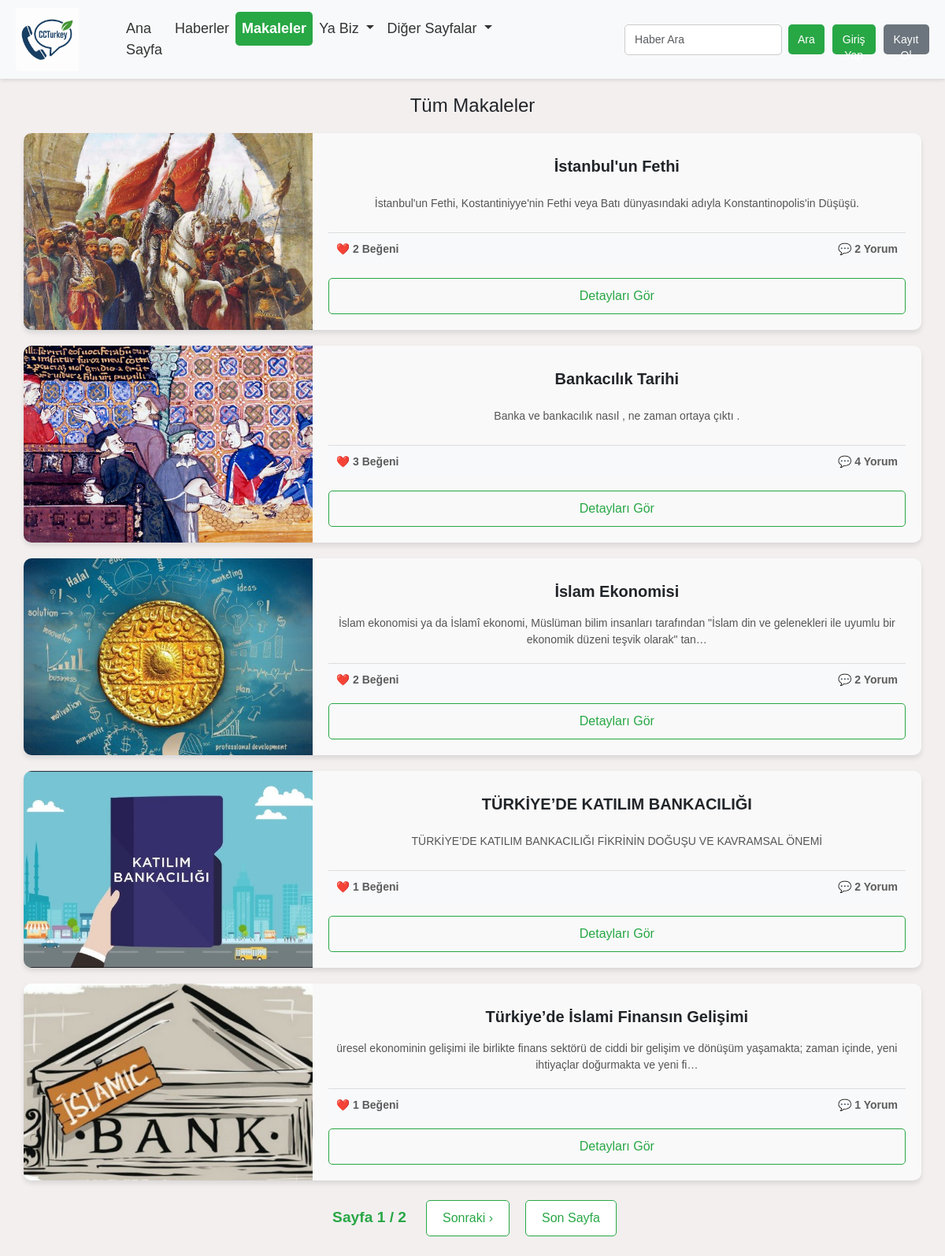
The page /news/articles/ on the database its author committed.
### news/models.py (models this page shows, shortened)
class Article(models.Model):
    title = models.CharField(max_length=200)  # Makale başlığı
    summary = models.TextField()  # Makale özeti
    content = models.TextField()  # Makale içeriği
    image = models.ImageField(upload_to='articles/', null=True, blank=True)  # Makale görseli
    category = models.CharField(max_length=100, null=True, blank=True)  # Makale kategorisi
    created_at = models.DateTimeField(auto_now_add=True)  # Yorumun oluşturulma tarihi
    published_at = models.DateTimeField(null=True, blank=True)  # Yayınlanma tarihi
    likes = models.ManyToManyField(User, related_name='liked_articles', blank=True)  # Beğeniler
    def total_likes(self):
        return self.likes.count()
    def total_comments(self):
        return self.comments.count()

### news/views.py (the view)
# urls.py: path('articles/', views.article_list, name='articles_list'),  # Tüm makalelerin listelendiği ana sayfa
def article_list(request):
    articles = Article.objects.all().order_by('-created_at')  # Tüm haberler
    paginator = Paginator(articles, 5)  # Her sayfada 5 makale
    page_number = request.GET.get('page')
    page_obj = paginator.get_page(page_number)
    return render(request, 'news/article_list.html', {'articles': page_obj})

### news/templates/news/article_list.html (shortened to what this page needs)
{% extends "base.html" %}
{% block content %}
<div class="article-list-page">
    <h2 class="section-title">Tüm Makaleler</h2>
    <div class="article-list-container">
        {% for article in articles %}
        <div class="article-item">
            <div class="article-image-container">
                <img src="{{ article.image.url }}" alt="{{ article.title }}" class="article-image">
            </div>
            <div class="article-content">
                <h3 class="article-title">{{ article.title }}</h3>
                <p class="article-summary">{{ article.summary|truncatechars:150 }}</p>
                <div class="article-meta">
                    <span class="likes">❤️ {{ article.total_likes }} Beğeni</span>
                    <span class="comments">💬 {{ article.total_comments }} Yorum</span>
                </div>
                <a href="{% url 'article_detail' article.id %}" class="read-more-btn">Detayları Gör</a>
            </div>
        </div>
        {% endfor %}
    </div>
    <div class="pagination">
        <span class="current-page">Sayfa {{ articles.number }} / {{ articles.paginator.num_pages }}</span>
        {% if articles.has_next %}
            <a href="?page={{ articles.next_page_number }}" class="pagination-link">Sonraki ›</a>
            <a href="?page={{ articles.paginator.num_pages }}" class="pagination-link">Son Sayfa</a>
        {% endif %}
    </div>
</div>
{% endblock %}

### static/css/makale.home.css (style rules this page uses)
.section-title { text-align: center; font-size: 24px; margin-bottom: 20px; }
.article-image { width: 100%; height: 180px; object-fit: cover; }
.article-content { padding: 20px; flex-grow: 1; }
.article-title { font-size: 20px; font-weight: bold; margin: 10px 0; }
.article-summary { font-size: 14px; color: #555; margin-bottom: 10px; }
.article-meta { background-color: #f8f9fa; padding: 10px; text-align: center; font-size: 14px; border-top: 1px solid #ddd; display: flex; justify-content: center; gap: 10px; }
.article-meta span { color: #555; }

### static/css/article.css (style rules this page uses)
.article-list-page { max-width: 100%; margin: 0 auto; padding: 20px; text-align: center; overflow-x: hidden; }
.article-list-page .article-list-container { display: flex; flex-direction: column; gap: 20px; padding: 0 10px; }
.article-list-page .article-item { display: flex; flex-direction: row; background-color: #f9f9f9; border-radius: 10px; overflow: hidden; box-shadow: 0 4px 6px rgba(0, 0, 0, 0.1); margin: 0 auto; width: 100%; max-width: 1200px; align-items: stretch; height: 250px; box-sizing: border-box; }
.article-list-page .article-image-container { flex: 1; height: 100%; overflow: hidden; display: flex; justify-content: center; align-items: center; }
.article-list-page .article-image { width: 100%; height: 100%; object-fit: cover; object-position: center; }
.article-list-page .article-content { flex: 2; padding: 20px; display: flex; flex-direction: column; justify-content: space-between; text-align: center; }
.article-list-page .read-more-btn { display: inline-block; padding: 10px 20px; background-color: transparent; border: 1.5px solid #28a745; color: #28a745; border-radius: 5px; text-decoration: none; transition: all 0.3s ease; margin-top: 0; }
.article-list-page .article-meta { display: flex; justify-content: space-between; font-size: 14px; color: #555; }
.article-list-page .likes, .article-list-page .comments { font-weight: bold; color: #5D5C5C; }
.article-list-page .pagination { margin-top: 20px; display: flex; justify-content: center; gap: 10px; flex-wrap: wrap; }
.article-list-page .pagination-link { padding: 10px 20px; border: 1.5px solid #28a745; background-color: #fff; color: #28a745; text-decoration: none; border-radius: 5px; font-size: 1rem; transition: all 0.3s ease; margin: 5px; display: inline-block; }
.article-list-page .current-page { font-weight: bold; color: #28a745; margin: 0 10px; font-size: 1.2rem; align-self: center; }

### static/css/login_register.css (style rules this page uses)
body { font-family: Arial, sans-serif; margin: 0; padding: 0; background-color: #f4f4f4; }

### news/templates/base.html (style rules this page uses)
body { background-color: #f3efef; margin: 0; padding: 0; }
body { padding-top: 100px; }

### rows shown on the page
Article: image (picture), title "İstanbul'un Fethi", summary "İstanbul'un Fethi, Kostantiniyye'nin Fethi veya Batı dünyasındaki adıyla Konstantinopolis'in Düşüşü.", total_likes "2", total_comments "2"
Article: image (picture), title "Bankacılık Tarihi", summary "Banka ve bankacılık nasıl , ne zaman ortaya çıktı .", total_likes "3", total_comments "4"
Article: image (picture), title "İslam Ekonomisi", summary "İslam ekonomisi ya da İslamî ekonomi, Müslüman bilim insanları tarafından \"İslam din ve gelenekleri ile uyumlu bir ekonomik düzeni teşvik olarak\" tan…", total_likes "2", total_comments "2"
Article: image (picture), title "TÜRKİYE’DE KATILIM BANKACILIĞI", summary "TÜRKİYE’DE KATILIM BANKACILIĞI FİKRİNİN DOĞUŞU VE KAVRAMSAL ÖNEMİ", total_likes "1", total_comments "2"
Article: image (picture), title "Türkiye’de İslami Finansın Gelişimi", summary "üresel ekonominin gelişimi ile birlikte finans sektörü de ciddi bir gelişim ve dönüşüm yaşamakta; zaman içinde, yeni ihtiyaçlar doğurmakta ve yeni fi…", total_likes "1", total_comments "1"

### other values the page prints
{{ articles.number }} "1"
{{ articles.paginator.num_pages }} "2"
